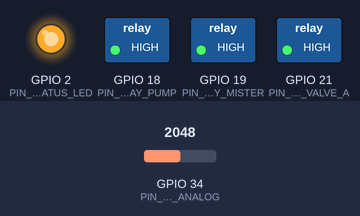
A sketch run on a simulated ESP32. On the bench: switched loads named in the sketch (green lamp = pin HIGH), output pins drawn as LEDs (lit = HIGH). The test bench sets the inputs (shaded band); at power-on: GPIO 34 (PIN_SOIL_ANALOG) = 2048. WiFi joins after 1.5 s; servers stay silent unless stated; uploads are accepted with an empty reply; what the sketch prints to the serial monitor is not drawn.

Above: at 3.7 s.
3.8 s: GPIO 34 (PIN_SOIL_ANALOG) set to 2588
7.7 s: GPIO 34 (PIN_SOIL_ANALOG) set to 2689
At 9.8 s:
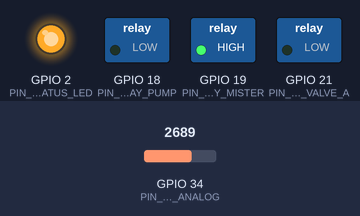
11.6 s: GPIO 34 (PIN_SOIL_ANALOG) set to 2215
15.5 s: GPIO 34 (PIN_SOIL_ANALOG) set to 2090
At 18.9 s:
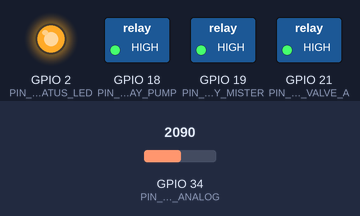
19.5 s: GPIO 34 (PIN_SOIL_ANALOG) set to 2866
At 21.3 s:
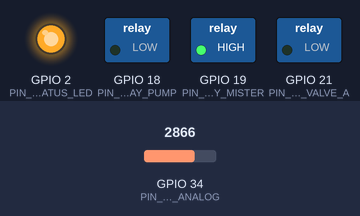
Timing chart, 0 to 22.8 s (numbered marks = the images above; inputs shaded):
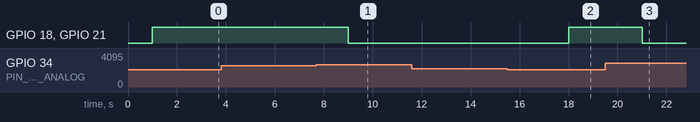

The sketch:

esp32_smart_agri_node.ino
```cpp
/**
 * AGRI-SYNAPSE ESP32 IoT Node Firmware
 * Target: ESP32-WROOM-32 / NodeMCU-32S
 * Sensors: Capacitive Soil Moisture v1.2, DHT22 (Temp & Humidity), NPK RS485 Modbus, Relay Modules
 * Communication: WiFi + MQTT / HTTP JSON Telemetry
 */

#include <WiFi.h>
#include <HTTPClient.h>

// WiFi Configuration
const char* WIFI_SSID = "AGRI_IOT_NETWORK";
const char* WIFI_PASS = "IoT_Secure_2026";

// Dashboard Server Endpoint (Update with your server IP)
const char* SERVER_URL = "http://192.168.1.100:3000/api/telemetry";

// Pinout Definitions
#define PIN_SOIL_ANALOG      34  // ADC1_CH6 Capacitive Soil Moisture Sensor
#define PIN_DHT_DATA         4   // DHT22 Temperature & Humidity Data
#define PIN_RELAY_PUMP       18  // Main Irrigation Solenoid / Pump Relay
#define PIN_RELAY_MISTER     19  // Misting Nozzle Solenoid Relay
#define PIN_RELAY_VALVE_A    21  // Zone A Solenoid
#define PIN_STATUS_LED       2   // Onboard Blue Status LED

// Calibration constants for Capacitive Soil Moisture Sensor v1.2
const int AIR_VALUE = 3200;    // Dry sensor reading in air
const int WATER_VALUE = 1350;  // Immersed sensor reading in water

// Timing
unsigned long lastTelemetryMillis = 0;
const unsigned long TELEMETRY_INTERVAL = 3000; // 3 seconds

void setup() {
  Serial.begin(115200);
  delay(1000);
  Serial.println("\n[AGRI-SYNAPSE] Initializing ESP32 Smart Agriculture Node...");

  // Configure Relays (Active LOW for standard optocoupler relay boards)
  pinMode(PIN_RELAY_PUMP, OUTPUT);
  pinMode(PIN_RELAY_MISTER, OUTPUT);
  pinMode(PIN_RELAY_VALVE_A, OUTPUT);
  pinMode(PIN_STATUS_LED, OUTPUT);

  digitalWrite(PIN_RELAY_PUMP, HIGH); // Off
  digitalWrite(PIN_RELAY_MISTER, HIGH);
  digitalWrite(PIN_RELAY_VALVE_A, HIGH);
  digitalWrite(PIN_STATUS_LED, LOW);

  // Initialize WiFi
  Serial.printf("[WIFI] Connecting to %s...\n", WIFI_SSID);
  WiFi.begin(WIFI_SSID, WIFI_PASS);

  int attempts = 0;
  while (WiFi.status() != WL_CONNECTED && attempts < 15) {
    delay(500);
    Serial.print(".");
    attempts++;
  }

  if (WiFi.status() == WL_CONNECTED) {
    Serial.println("\n[WIFI] Connected! IP Address: " + WiFi.localIP().toString());
    digitalWrite(PIN_STATUS_LED, HIGH);
  } else {
    Serial.println("\n[WIFI] Warning: Remote network unavailable. Running in Autonomous Offline Mode.");
  }
}

float readSoilMoisturePercentage() {
  int rawValue = analogRead(PIN_SOIL_ANALOG);
  // Map raw ADC to 0-100% moisture
  int moisturePct = map(rawValue, AIR_VALUE, WATER_VALUE, 0, 100);
  moisturePct = constrain(moisturePct, 0, 100);
  return (float)moisturePct;
}

void loop() {
  unsigned long now = millis();

  if (now - lastTelemetryMillis >= TELEMETRY_INTERVAL) {
    lastTelemetryMillis = now;

    float soilMoisture = readSoilMoisturePercentage();
    float ambientTemp = 26.5; // In production, read from dht.readTemperature()
    float ambientHum = 61.2;  // In production, read from dht.readHumidity()
    int rssi = WiFi.RSSI();

    Serial.printf("[SENSOR] Soil Moisture: %.1f%% | Temp: %.1f C | Hum: %.1f%%\n",
                  soilMoisture, ambientTemp, ambientHum);

    // Autonomous Closed-Loop Safeguard: Auto-water if moisture dips below 30%
    if (soilMoisture < 30.0) {
      Serial.println("[AUTOPILOT] Soil dry! Actuating pump.");
      digitalWrite(PIN_RELAY_PUMP, LOW); // Turn pump ON
      digitalWrite(PIN_RELAY_VALVE_A, LOW);
    } else if (soilMoisture > 55.0) {
      digitalWrite(PIN_RELAY_PUMP, HIGH); // Turn pump OFF
      digitalWrite(PIN_RELAY_VALVE_A, HIGH);
    }

    // Transmit JSON payload to Dashboard Server if WiFi connected
    if (WiFi.status() == WL_CONNECTED) {
      HTTPClient http;
      http.begin(SERVER_URL);
      http.addHeader("Content-Type", "application/json");

      String jsonPayload = String("{\"nodeId\":\"ESP32-FIELD-01\",\"soilMoisture\":") + soilMoisture +
                           String(",\"ambientTemperature\":") + ambientTemp +
                           String(",\"ambientHumidity\":") + ambientHum +
                           String(",\"rssi\":") + rssi + String("}");

      int httpResponseCode = http.POST(jsonPayload);
      if (httpResponseCode > 0) {
        Serial.printf("[HTTP] Telemetry transmitted successfully (HTTP %d)\n", httpResponseCode);
      } else {
        Serial.printf("[HTTP] Transmission failed. Error: %s\n", http.errorToString(httpResponseCode).c_str());
      }
      http.end();
    }
  }
}
```

Measured:
- the behaviour switches between 2645 and 2646 on GPIO 34 (PIN_SOIL_ANALOG) (found by bisection; images 0 and 1)
- the behaviour switches between 2165 and 2164 on GPIO 34 (PIN_SOIL_ANALOG) (found by bisection; images 1 and 2)
- after the input at 3.8 s, every drawn part: stays the same
- after the input at 7.7 s, GPIO 18 (PIN_RELAY_PUMP), GPIO 21 (PIN_RELAY_VALVE_A): HIGH → LOW after 1.3 s
- after the input at 11.6 s, every drawn part: stays the same
- after the input at 15.5 s, GPIO 18 (PIN_RELAY_PUMP), GPIO 21 (PIN_RELAY_VALVE_A): LOW → HIGH after 2.5 s
- after the input at 19.5 s, GPIO 18 (PIN_RELAY_PUMP), GPIO 21 (PIN_RELAY_VALVE_A): HIGH → LOW after 1.5 s
